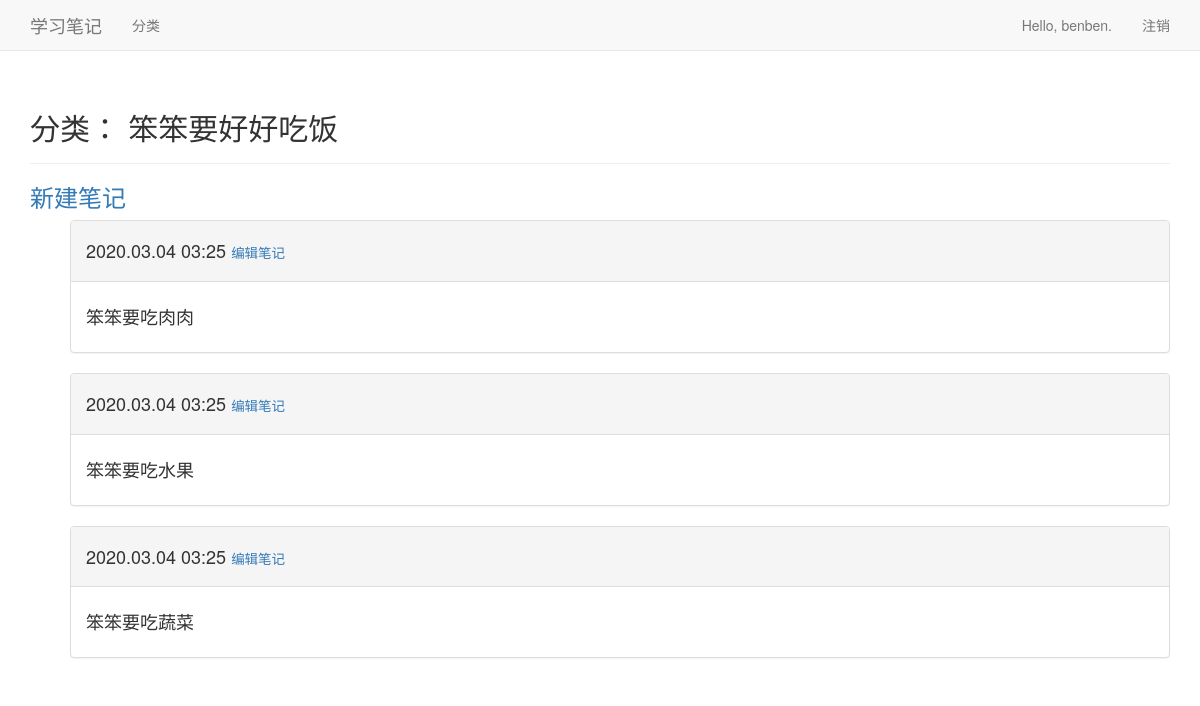
Screenshot of /topics/5/ (signed in) with the database file from the repository.
### learning_logs/models.py (models this page shows, shortened)
class Topic(models.Model):
    text = models.CharField(max_length=200)
    date_added = models.DateTimeField(auto_now_add=True)
    owner=models.ForeignKey(User,on_delete=models.CASCADE)
    def __str__(self):
        return self.text

class Entry(models.Model):
    topic = models.ForeignKey(Topic, on_delete=models.CASCADE)
    text = models.TextField()
    date_added = models.DateTimeField(auto_now_add=True)
    class Meta:
        verbose_name_plural = 'entries'

### learning_logs/views.py (the view)
# urls.py: url(r'^topics/(?P<topic_id>\d+)/$',views.topic,name='topic'),
@login_required
def topic(request, topic_id):
    topic = Topic.objects.get(id=topic_id)
    if topic.owner!=request.user:
        raise Http404
    entries = topic.entry_set.order_by('-date_added')  # 倒序
    context = {'topic': topic, 'entries': entries}
    return render(request, 'learning_logs/topic.html', context)

### learning_logs/templates/learning_logs/topic.html
{% extends 'learning_logs/base.html' %}
{% block header %}
    <h2>分类： {{ topic }}</h2>
{% endblock header %}
{% block content %}
  <p>
    <h3>
      <a href="{% url 'learning_logs:new_entry' topic.id %}">
        新建笔记
      </a>
    </h3>
  </p>
  <ul>
    {% for entry in entries %}
    <div class="panel panel-default">
      <div class="panel-heading">
        <h4>
          {{ entry.date_added|date:'Y.m.d H:i' }}
          <small>
           <a href="{% url 'learning_logs:edit_entry' entry.id%}">
               编辑笔记
           </a>
          </small>
        </h4>
      </div>
      <div class="panel-body">
        <h4>
          {{ entry.text|linebreaks }}
        </h4>
      </div>
    </div>
    {% empty %}
      该分类下没有笔记
    {% endfor %}
  </ul>
{% endblock content %}

### learning_logs/templates/learning_logs/base.html (shortened to what this page needs)
<!DOCTYPE html>
{% load bootstrap3 %}
<html lang="en">
  <head>
    {% bootstrap_css %}
  </head>
  <body>
    <nav class="navbar navbar-default navbar-static-top">
      <div class="container">
        <div class="navbar-header">
          <a class="navbar-brand" href="{% url 'learning_logs:index' %}">
              学习笔记</a>
        </div>
        <div id="navbar" class="navbar-collapse collapse">
          <ul class="nav navbar-nav">
            <li><a href="{% url 'learning_logs:topics' %}">分类</a></li>
          </ul>
          <ul class="nav navbar-nav navbar-right">
            {% if user.is_authenticated %}
              <li><a>Hello, {{ user.username }}.</a></li>
              <li><a href="{% url 'users:logout' %}">注销</a></li>
            {% else %}
              <li><a href="{% url 'users:register' %}">注册</a></li>
              <li><a href="{% url 'users:login' %}">登录</a></li>
            {% endif %}
          </ul>
        </div>
      </div>
    </nav>
    <div class="container">
      <div class="page-header">
        {% block header %}{% endblock %}
      </div>
      <div>
        {% block content %}{% endblock %}
      </div>
    </div>
  </body>
</html>

### rows the page displays
Topic: text "笨笨要好好吃饭"
Entry: date_added "2020.03.04 03:25", text "笨笨要吃肉肉"
Entry: date_added "2020.03.04 03:25", text "笨笨要吃水果"
Entry: date_added "2020.03.04 03:25", text "笨笨要吃蔬菜"

### other values shown
{{ user.username }} "benben"
